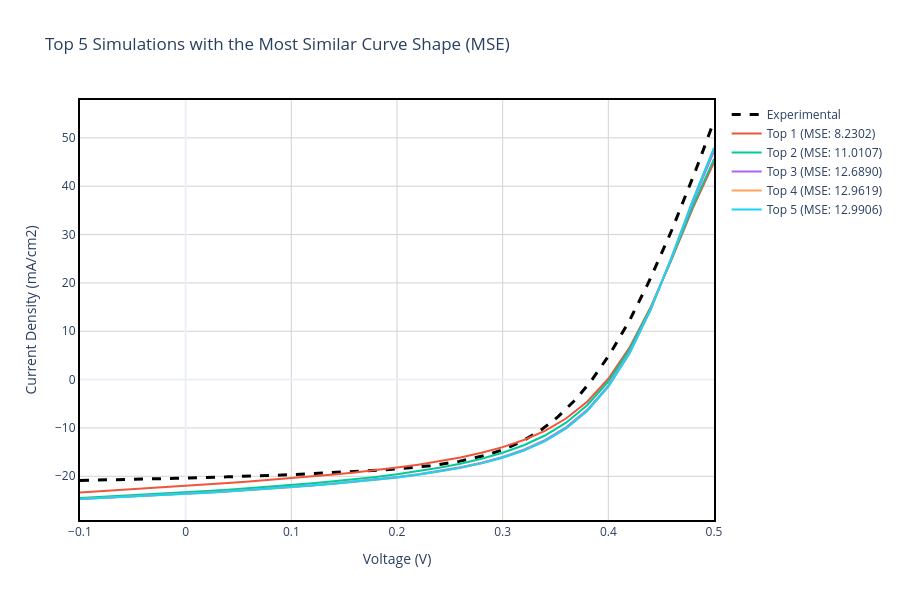

Notebook code for this chart:
### Markdown cell above
## Section 5: Shape-Based Comparison Using Mean Squared Error (MSE)

### Motivation
While parameter-based matching identifies designs meeting target specifications, it does not guarantee realistic device physics. Two J-V curves can have identical parameters but very different shapes, indicating different dominant loss mechanisms. This section employs a **shape-matching algorithm** to identify simulations whose curve morphology most closely resembles the experimental measurement.

### Mathematical Approach
For each simulation, we:

1. **Interpolate** the simulated J-V curve to the exact voltages measured in the experiment
2. **Calculate Mean Squared Error** in the overlapping voltage range:

$$\text{MSE} = \frac{1}{N} \sum_{i=1}^{N} \left(J_i^{exp} - J_i^{sim}(V_i)\right)^2$$

where $J^{exp}$ is experimental current density at measured voltages, $J^{sim}(V_i)$ is interpolated simulated current density at those same voltages, and $N$ is the number of measurement points.

3. **Identify** the top 5 simulations with **lowest MSE** values

### Interpretation
Lower MSE values indicate better agreement in curve shape. This metric is sensitive to:
- The "knee" or transition region of the J-V curve (determined by series/shunt resistance and ideality factors)
- Overall current deficit and voltage losses
- Non-ideal behavior like S-shaped curves or kinks caused by interface barriers

### Comparison with Parameter-Based Matching
- **Parameter-based**: Focuses on specific values ($V_{oc}$, $J_{sc}$, $FF$, $\eta$)
- **Shape-based (MSE)**: Focuses on the entire curve morphology and transition characteristics

Together, these approaches provide complementary insights into which simulations best capture experimental device behavior.

### Code cell
for d in scaps_data:
    v_sim = d['v(V)']
    j_sim = d['jtot(mA/cm2)']
    
    # Create an interpolator to compare with the exact voltages measured in the lab
    interp_func = interp1d(v_sim, j_sim, kind='linear', fill_value="extrapolate")
    
    # Evaluate only in the overlapping region (common Voltage Range)
    v_min, v_max = max(v_sim.min(), exp_data['v(V)'].min()), min(v_sim.max(), exp_data['v(V)'].max())
    valid_exp = exp_data[(exp_data['v(V)'] >= v_min) & (exp_data['v(V)'] <= v_max)]
    
    if len(valid_exp) > 5:
        j_sim_interp = interp_func(valid_exp['v(V)'])
        mse = mean_squared_error(valid_exp['jtot(mA/cm2)'], j_sim_interp)
        d['mse'] = mse
    else:
        d['mse'] = float('inf')

top_5_mse = sorted(scaps_data, key=lambda x: x.get('mse', float('inf')))[:5]

# Extract defect density information from SCAPS file for top 5 MSE
# Use the original simulation file already loaded (sim_df_raw has all the data)
sim_df_raw_full = sim_df_raw

# Create a mapping of labels to defect densities
defect_density_map = {}
for idx in batch_indices:
    param_name = str(sim_df_raw_full.iloc[idx + 1, 0]).strip()
    param_val = str(sim_df_raw_full.iloc[idx + 1, 1]).strip()
    label = f"{param_name} {param_val}"
    
    # Search for defect density in the following rows
    defect_densities = []
    for j in range(idx, min(idx + 150, len(sim_df_raw_full))):
        cell_val = str(sim_df_raw_full.iloc[j, 0]).strip()
        if 'defect' in cell_val.lower() and 'total defect density' in cell_val.lower():
            defect_densities.append(cell_val)
    
    if defect_densities:
        defect_density_map[label] = defect_densities

# Print defect density data for top 5 MSE matches to terminal
print("\n" + "="*120)
print("TOP 5 MSE MATCHES - DEFECT DENSITY INFORMATION")
print("="*120)
for i, d in enumerate(top_5_mse):
    print(f"\n🔍 Top {i+1} (MSE: {d['mse']:.6f}) - {d['label']}")
    if d['label'] in defect_density_map:
        for defect_info in defect_density_map[d['label']]:
            print(f"   {defect_info}")
    else:
        print(f"   [Defect density data not found]")
print("="*120)

# ------------------ PLOT 4: TOP 5 VS EXPERIMENTAL (MSE SHAPE) ------------------
fig4 = go.Figure()
fig4.add_trace(go.Scatter(
    x=exp_data['v(V)'], y=exp_data['jtot(mA/cm2)'], 
    mode='lines', name='Experimental', line=dict(color='black', dash='dash', width=3)
))

for i, d in enumerate(top_5_mse):
    v_filtered = d['v(V)']
    j_filtered = d['jtot(mA/cm2)']
    
    hover_text = f"<b>{d['label']}</b><br>MSE: {d['mse']:.4f}"
    fig4.add_trace(go.Scatter(
        x=v_filtered, y=j_filtered, mode='lines', 
        name=f"Top {i+1} (MSE: {d['mse']:.4f})", hoverinfo='text', hovertext=hover_text
    ))

fig4.update_xaxes(showline=True, linewidth=2, linecolor='black', mirror=True)
fig4.update_yaxes(showline=True, linewidth=2, linecolor='black', mirror=True)
fig4.update_layout(
    title='Top 5 Simulations with the Most Similar Curve Shape (MSE)',
    xaxis_title='Voltage (V)', yaxis_title='Current Density (mA/cm2)',
    hovermode='closest', template='plotly_white', width=900, height=600,
    plot_bgcolor='white',
    xaxis=dict(showgrid=True, gridwidth=1, gridcolor='lightgray'),
    yaxis=dict(showgrid=True, gridwidth=1, gridcolor='lightgray')
)
fig4.show()
fig4.write_image(os.path.join(plots_dir, 'Top5_MSE_Shape.png'), width=900, height=600)
print(f"✅ Saved Plot 4 to {plots_dir}/Top5_MSE_Shape.png")

### Figure 1 — Plotly figure (JSON) as saved in the notebook; plotly's stock layout.template omitted (floating-point values rounded to 4 significant figures; data arrays with more than 128 entries replaced by an {"elided": "..."} marker saying what was removed)
{"data": [{"line": {"color": "black", "dash": "dash", "width": 3}, "mode": "lines", "name": "Experimental", "type": "scatter", "x": {"elided": "200 float values"}, "y": {"elided": "200 float values"}}, {"hoverinfo": "text", "hovertext": "<b>CdS (L2)>>defect 1>>total defect density [1/cm³]: 1.00e+19</b><br>MSE: 8.2302", "mode": "lines", "name": "Top 1 (MSE: 8.2302)", "type": "scatter", "x": [-0.1, -0.08, -0.06, -0.04, -0.02, 0.0, 0.02, 0.04, 0.06, 0.08, 0.1, 0.12, 0.14, 0.16, 0.18, 0.2, 0.22, 0.24, 0.26, 0.28, 0.3, 0.32, 0.34, 0.36, 0.38, 0.4, 0.42, 0.44, 0.46, 0.48, 0.5], "y": [-23.36, -23.1, -22.84, -22.57, -22.29, -22.01, -21.71, -21.41, -21.09, -20.75, -20.4, -20.03, -19.63, -19.19, -18.72, -18.19, -17.59, -16.91, -16.11, -15.15, -13.98, -12.5, -10.59, -8.047, -4.585, 0.167, 6.605, 14.95, 24.92, 35.45, 44.92]}, {"hoverinfo": "text", "hovertext": "<b>CdS (L2)>>defect 1>>total defect density [1/cm³]: 1.00e+18</b><br>MSE: 11.0107", "mode": "lines", "name": "Top 2 (MSE: 11.0107)", "type": "scatter", "x": [-0.1, -0.08, -0.06, -0.04, -0.02, 0.0, 0.02, 0.04, 0.06, 0.08, 0.1, 0.12, 0.14, 0.16, 0.18, 0.2, 0.22, 0.24, 0.26, 0.28, 0.3, 0.32, 0.34, 0.36, 0.38, 0.4, 0.42, 0.44, 0.46, 0.48, 0.5], "y": [-24.49, -24.27, -24.04, -23.81, -23.57, -23.31, -23.05, -22.77, -22.47, -22.15, -21.81, -21.45, -21.05, -20.62, -20.13, -19.59, -18.97, -18.25, -17.4, -16.38, -15.13, -13.57, -11.56, -8.905, -5.309, -0.3988, 6.228, 14.8, 25.04, 35.86, 45.62]}, {"hoverinfo": "text", "hovertext": "<b>CdS (L2)>>defect 1>>total defect density [1/cm³]: 1.00e+17</b><br>MSE: 12.6890", "mode": "lines", "name": "Top 3 (MSE: 12.6890)", "type": "scatter", "x": [-0.1, -0.08, -0.06, -0.04, -0.02, 0.0, 0.02, 0.04, 0.06, 0.08, 0.1, 0.12, 0.14, 0.16, 0.18, 0.2, 0.22, 0.24, 0.26, 0.28, 0.3, 0.32, 0.34, 0.36, 0.38, 0.4, 0.42, 0.44, 0.46, 0.48, 0.5], "y": [-24.68, -24.48, -24.28, -24.06, -23.84, -23.6, -23.35, -23.09, -22.81, -22.52, -22.2, -21.87, -21.5, -21.1, -20.66, -20.16, -19.59, -18.93, -18.14, -17.19, -16.0, -14.49, -12.52, -9.876, -6.248, -1.237, 5.596, 14.52, 25.28, 36.77, 47.23]}, {"hoverinfo": "text", "hovertext": "<b>CdS (L2)>>defect 1>>total defect density [1/cm³]: 1.00e+16</b><br>MSE: 12.9619", "mode": "lines", "name": "Top 4 (MSE: 12.9619)", "type": "scatter", "x": [-0.1, -0.08, -0.06, -0.04, -0.02, 0.0, 0.02, 0.04, 0.06, 0.08, 0.1, 0.12, 0.14, 0.16, 0.18, 0.2, 0.22, 0.24, 0.26, 0.28, 0.3, 0.32, 0.34, 0.36, 0.38, 0.4, 0.42, 0.44, 0.46, 0.48, 0.5], "y": [-24.7, -24.5, -24.3, -24.09, -23.87, -23.63, -23.38, -23.12, -22.85, -22.56, -22.25, -21.92, -21.56, -21.16, -20.73, -20.24, -19.68, -19.03, -18.25, -17.31, -16.15, -14.66, -12.71, -10.08, -6.467, -1.453, 5.415, 14.43, 25.36, 37.1, 47.86]}, {"hoverinfo": "text", "hovertext": "<b>CdS (L2)>>defect 1>>total defect density [1/cm³]: 1.00e+15</b><br>MSE: 12.9906", "mode": "lines", "name": "Top 5 (MSE: 12.9906)", "type": "scatter", "x": [-0.1, -0.08, -0.06, -0.04, -0.02, 0.0, 0.02, 0.04, 0.06, 0.08, 0.1, 0.12, 0.14, 0.16, 0.18, 0.2, 0.22, 0.24, 0.26, 0.28, 0.3, 0.32, 0.34, 0.36, 0.38, 0.4, 0.42, 0.44, 0.46, 0.48, 0.5], "y": [-24.7, -24.5, -24.3, -24.09, -23.87, -23.63, -23.39, -23.13, -22.85, -22.56, -22.25, -21.92, -21.56, -21.17, -20.74, -20.25, -19.69, -19.04, -18.26, -17.33, -16.16, -14.68, -12.73, -10.1, -6.492, -1.478, 5.393, 14.42, 25.37, 37.14, 47.94]}], "layout": {"height": 600, "hovermode": "closest", "plot_bgcolor": "white", "title": {"text": "Top 5 Simulations with the Most Similar Curve Shape (MSE)"}, "width": 900, "xaxis": {"gridcolor": "lightgray", "gridwidth": 1, "linecolor": "black", "linewidth": 2, "mirror": true, "showgrid": true, "showline": true, "title": {"text": "Voltage (V)"}}, "yaxis": {"gridcolor": "lightgray", "gridwidth": 1, "linecolor": "black", "linewidth": 2, "mirror": true, "showgrid": true, "showline": true, "title": {"text": "Current Density (mA/cm2)"}}}}
